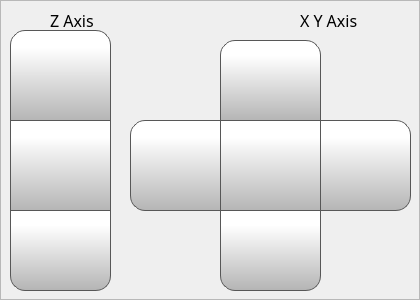
          <widget class="QFrame" name="jogFrame">
           <property name="minimumSize">
            <size>
             <width>0</width>
             <height>300</height>
            </size>
           </property>
           <property name="maximumSize">
            <size>
             <width>16777215</width>
             <height>200</height>
            </size>
           </property>
           <property name="font">
            <font>
             <pointsize>12</pointsize>
            </font>
           </property>
           <property name="frameShape">
            <enum>QFrame::StyledPanel</enum>
           </property>
           <property name="frameShadow">
            <enum>QFrame::Raised</enum>
           </property>
           <widget class="QPushButton" name="robotMoveZPButton">
            <property name="geometry">
             <rect>
              <x>10</x>
              <y>210</y>
              <width>101</width>
              <height>81</height>
             </rect>
            </property>
            <property name="minimumSize">
             <size>
              <width>0</width>
              <height>0</height>
             </size>
            </property>
            <property name="maximumSize">
             <size>
              <width>101</width>
              <height>91</height>
             </size>
            </property>
            <property name="font">
             <font>
              <family>MS Shell Dlg 2</family>
              <pointsize>12</pointsize>
             </font>
            </property>
            <property name="styleSheet">
             <string notr="true">QPushButton {
     border: 1px solid rgb(87, 87, 87);

	background-color: qlineargradient(spread:pad, x1:0, y1:1, x2:0, y2:0.188, stop:0 rgba(180, 180, 180, 255), stop:1 rgba(255, 255, 255, 255));
	border-bottom-left-radius: 15px;
	border-bottom-right-radius: 15px;
}

QPushButton:pressed {
    background-color: qlineargradient(x1: 0, y1: 0, x2: 0, y2: 1,
                                      stop: 0 #dadbde, stop: 1 #f6f7fa);
}

QPushButton:flat {
    border: none; /* no border for a flat push button */
}

QPushButton:default {
    border-color: navy; /* make the default button prominent */
}

QPushButton:focus {
	outline: none;
}</string>
            </property>
            <property name="text">
             <string/>
            </property>
            <property name="icon">
             <iconset resource="../../resources/resource.qrc">
              <normaloff>:/Navigation/img/Navigation/arrows-5.png</normaloff>:/Navigation/img/Navigation/arrows-5.png</iconset>
            </property>
            <property name="iconSize">
             <size>
              <width>40</width>
              <height>40</height>
             </size>
            </property>
            <property name="checkable">
             <bool>false</bool>
            </property>
            <property name="autoDefault">
             <bool>false</bool>
            </property>
            <property name="default">
             <bool>false</bool>
            </property>
            <property name="flat">
             <bool>false</bool>
            </property>
           </widget>
           <widget class="QPushButton" name="robotHomeZButton">
            <property name="geometry">
             <rect>
              <x>10</x>
              <y>120</y>
              <width>101</width>
              <height>91</height>
             </rect>
            </property>
            <property name="minimumSize">
             <size>
              <width>0</width>
              <height>0</height>
             </size>
            </property>
            <property name="maximumSize">
             <size>
              <width>101</width>
              <height>91</height>
             </size>
            </property>
            <property name="font">
             <font>
              <family>MS Shell Dlg 2</family>
              <pointsize>12</pointsize>
             </font>
            </property>
            <property name="styleSheet">
             <string notr="true">QPushButton {
     border: 1px solid rgb(87, 87, 87);

	background-color: qlineargradient(spread:pad, x1:0, y1:1, x2:0, y2:0.188, stop:0 rgba(180, 180, 180, 255), stop:1 rgba(255, 255, 255, 255));
}

QPushButton:pressed {
    background-color: qlineargradient(x1: 0, y1: 0, x2: 0, y2: 1,
                                      stop: 0 #dadbde, stop: 1 #f6f7fa);
}

QPushButton:flat {
    border: none; /* no border for a flat push button */
}

QPushButton:default {
    border-color: navy; /* make the default button prominent */
}

QPushButton:focus {
	outline: none;
}</string>
            </property>
            <property name="text">
             <string/>
            </property>
            <property name="icon">
             <iconset resource="../../resources/resource.qrc">
              <normaloff>:/Icons/img/icons/home-icon-silhouette.png</normaloff>:/Icons/img/icons/home-icon-silhouette.png</iconset>
            </property>
            <property name="iconSize">
             <size>
              <width>40</width>
              <height>40</height>
             </size>
            </property>
            <property name="checkable">
             <bool>false</bool>
            </property>
            <property name="autoDefault">
             <bool>false</bool>
            </property>
            <property name="default">
             <bool>false</bool>
            </property>
            <property name="flat">
             <bool>false</bool>
            </property>
           </widget>
           <widget class="QPushButton" name="robotMoveZMButton">
            <property name="geometry">
             <rect>
              <x>10</x>
              <y>30</y>
              <width>101</width>
              <height>91</height>
             </rect>
            </property>
            <property name="minimumSize">
             <size>
              <width>0</width>
              <height>0</height>
             </size>
            </property>
            <property name="maximumSize">
             <size>
              <width>101</width>
              <height>91</height>
             </size>
            </property>
            <property name="font">
             <font>
              <family>MS Shell Dlg 2</family>
              <pointsize>12</pointsize>
             </font>
            </property>
            <property name="styleSheet">
             <string notr="true">QPushButton {
     border: 1px solid rgb(87, 87, 87);

	background-color: qlineargradient(spread:pad, x1:0, y1:1, x2:0, y2:0.188, stop:0 rgba(180, 180, 180, 255), stop:1 rgba(255, 255, 255, 255));
	border-top-left-radius: 15px;
	border-top-right-radius: 15px;
}

QPushButton:pressed {
    background-color: qlineargradient(x1: 0, y1: 0, x2: 0, y2: 1,
                                      stop: 0 #dadbde, stop: 1 #f6f7fa);
}

QPushButton:flat {
    border: none; /* no border for a flat push button */
}

QPushButton:default {
    border-color: navy; /* make the default button prominent */
}

QPushButton:focus {
	outline: none;
}</string>
            </property>
            <property name="text">
             <string/>
            </property>
            <property name="icon">
             <iconset resource="../../resources/resource.qrc">
              <normaloff>:/Navigation/img/Navigation/arrows.png</normaloff>:/Navigation/img/Navigation/arrows.png</iconset>
            </property>
            <property name="iconSize">
             <size>
              <width>40</width>
              <height>40</height>
             </size>
            </property>
            <property name="checkable">
             <bool>false</bool>
            </property>
            <property name="autoDefault">
             <bool>false</bool>
            </property>
            <property name="default">
             <bool>false</bool>
            </property>
            <property name="flat">
             <bool>false</bool>
            </property>
           </widget>
           <widget class="QLabel" name="fileInfoLabel_9">
            <property name="geometry">
             <rect>
              <x>50</x>
              <y>10</y>
              <width>58</width>
              <height>20</height>
             </rect>
            </property>
            <property name="maximumSize">
             <size>
              <width>16777215</width>
              <height>20</height>
             </size>
            </property>
            <property name="font">
             <font>
              <family>Gotham</family>
              <pointsize>12</pointsize>
              <bold>false</bold>
             </font>
            </property>
            <property name="styleSheet">
             <string notr="true"/>
            </property>
            <property name="text">
             <string>Z Axis</string>
            </property>
           </widget>
           <widget class="QPushButton" name="robotMoveXMButton">
            <property name="geometry">
             <rect>
              <x>220</x>
              <y>40</y>
              <width>101</width>
              <height>81</height>
             </rect>
            </property>
            <property name="minimumSize">
             <size>
              <width>0</width>
              <height>0</height>
             </size>
            </property>
            <property name="maximumSize">
             <size>
              <width>101</width>
              <height>91</height>
             </size>
            </property>
            <property name="font">
             <font>
              <family>MS Shell Dlg 2</family>
              <pointsize>12</pointsize>
             </font>
            </property>
            <property name="styleSheet">
             <string notr="true">QPushButton {
     border: 1px solid rgb(87, 87, 87);

	background-color: qlineargradient(spread:pad, x1:0, y1:1, x2:0, y2:0.188, stop:0 rgba(180, 180, 180, 255), stop:1 rgba(255, 255, 255, 255));
	border-top-left-radius: 15px;
	border-top-right-radius: 15px;
}

QPushButton:pressed {
    background-color: qlineargradient(x1: 0, y1: 0, x2: 0, y2: 1,
                                      stop: 0 #dadbde, stop: 1 #f6f7fa);
}

QPushButton:flat {
    border: none; /* no border for a flat push button */
}

QPushButton:default {
    border-color: navy; /* make the default button prominent */
}

QPushButton:focus {
	outline: none;
}</string>
            </property>
            <property name="text">
             <string/>
            </property>
            <property name="icon">
             <iconset resource="../../resources/resource.qrc">
              <normaloff>:/Navigation/img/Navigation/arrows.png</normaloff>:/Navigation/img/Navigation/arrows.png</iconset>
            </property>
            <property name="iconSize">
             <size>
              <width>40</width>
              <height>40</height>
             </size>
            </property>
            <property name="checkable">
             <bool>false</bool>
            </property>
            <property name="autoDefault">
             <bool>false</bool>
            </property>
            <property name="default">
             <bool>false</bool>
            </property>
            <property name="flat">
             <bool>false</bool>
            </property>
           </widget>
           <widget class="QPushButton" name="robotMoveXPButton">
            <property name="geometry">
             <rect>
              <x>220</x>
              <y>210</y>
              <width>101</width>
              <height>81</height>
             </rect>
            </property>
            <property name="minimumSize">
             <size>
              <width>0</width>
              <height>0</height>
             </size>
            </property>
            <property name="maximumSize">
             <size>
              <width>101</width>
              <height>91</height>
             </size>
            </property>
            <property name="font">
             <font>
              <family>MS Shell Dlg 2</family>
              <pointsize>12</pointsize>
             </font>
            </property>
            <property name="styleSheet">
             <string notr="true">QPushButton {
     border: 1px solid rgb(87, 87, 87);

	background-color: qlineargradient(spread:pad, x1:0, y1:1, x2:0, y2:0.188, stop:0 rgba(180, 180, 180, 255), stop:1 rgba(255, 255, 255, 255));
	border-bottom-left-radius: 15px;
	border-bottom-right-radius: 15px;
}

QPushButton:pressed {
    background-color: qlineargradient(x1: 0, y1: 0, x2: 0, y2: 1,
                                      stop: 0 #dadbde, stop: 1 #f6f7fa);
}

QPushButton:flat {
    border: none; /* no border for a flat push button */
}

QPushButton:default {
    border-color: navy; /* make the default button prominent */
}

QPushButton:focus {
	outline: none;
}</string>
            </property>
            <property name="text">
             <string/>
            </property>
            <property name="icon">
             <iconset resource="../../resources/resource.qrc">
              <normaloff>:/Navigation/img/Navigation/arrows-5.png</normaloff>:/Navigation/img/Navigation/arrows-5.png</iconset>
            </property>
            <property name="iconSize">
             <size>
              <width>40</width>
              <height>40</height>
             </size>
            </property>
            <property name="checkable">
             <bool>false</bool>
            </property>
            <property name="autoDefault">
             <bool>false</bool>
            </property>
            <property name="default">
             <bool>false</bool>
            </property>
            <property name="flat">
             <bool>false</bool>
            </property>
           </widget>
           <widget class="QPushButton" name="robotHomeXYButton">
            <property name="geometry">
             <rect>
              <x>220</x>
              <y>120</y>
              <width>101</width>
              <height>91</height>
             </rect>
            </property>
            <property name="minimumSize">
             <size>
              <width>0</width>
              <height>0</height>
             </size>
            </property>
            <property name="maximumSize">
             <size>
              <width>101</width>
              <height>91</height>
             </size>
            </property>
            <property name="font">
             <font>
              <family>MS Shell Dlg 2</family>
              <pointsize>12</pointsize>
             </font>
            </property>
            <property name="styleSheet">
             <string notr="true">QPushButton {
     border: 1px solid rgb(87, 87, 87);

	background-color: qlineargradient(spread:pad, x1:0, y1:1, x2:0, y2:0.188, stop:0 rgba(180, 180, 180, 255), stop:1 rgba(255, 255, 255, 255));
}

QPushButton:pressed {
    background-color: qlineargradient(x1: 0, y1: 0, x2: 0, y2: 1,
                                      stop: 0 #dadbde, stop: 1 #f6f7fa);
}

QPushButton:flat {
    border: none; /* no border for a flat push button */
}

QPushButton:default {
    border-color: navy; /* make the default button prominent */
}

QPushButton:focus {
	outline: none;
}</string>
            </property>
            <property name="text">
             <string/>
            </property>
            <property name="icon">
             <iconset resource="../../resources/resource.qrc">
              <normaloff>:/Icons/img/icons/home-icon-silhouette.png</normaloff>:/Icons/img/icons/home-icon-silhouette.png</iconset>
            </property>
            <property name="iconSize">
             <size>
              <width>40</width>
              <height>40</height>
             </size>
            </property>
            <property name="checkable">
             <bool>false</bool>
            </property>
            <property name="autoDefault">
             <bool>false</bool>
            </property>
            <property name="default">
             <bool>false</bool>
            </property>
            <property name="flat">
             <bool>false</bool>
            </property>
           </widget>
           <widget class="QLabel" name="feedLabel_4">
            <property name="geometry">
             <rect>
              <x>300</x>
              <y>10</y>
              <width>84</width>
              <height>20</height>
             </rect>
            </property>
            <property name="maximumSize">
             <size>
              <width>16777215</width>
              <height>20</height>
             </size>
            </property>
            <property name="font">
             <font>
              <family>Gotham</family>
              <pointsize>12</pointsize>
              <bold>false</bold>
             </font>
            </property>
            <property name="styleSheet">
             <string notr="true"/>
            </property>
            <property name="text">
             <string>X Y Axis </string>
            </property>
           </widget>
           <widget class="QPushButton" name="robotMoveYPButton">
            <property name="geometry">
             <rect>
              <x>130</x>
              <y>120</y>
              <width>91</width>
              <height>91</height>
             </rect>
            </property>
            <property name="minimumSize">
             <size>
              <width>0</width>
              <height>0</height>
             </size>
            </property>
            <property name="maximumSize">
             <size>
              <width>101</width>
              <height>91</height>
             </size>
            </property>
            <property name="font">
             <font>
              <family>MS Shell Dlg 2</family>
              <pointsize>12</pointsize>
             </font>
            </property>
            <property name="styleSheet">
             <string notr="true">QPushButton {
     border: 1px solid rgb(87, 87, 87);
     transform: rotate(45deg);
	background-color: qlineargradient(spread:pad, x1:0, y1:1, x2:0, y2:0.188, stop:0 rgba(180, 180, 180, 255), stop:1 rgba(255, 255, 255, 255));
	border-top-left-radius: 15px;
	border-bottom-left-radius: 15px;
}

QPushButton:pressed {
    background-color: qlineargradient(x1: 0, y1: 0, x2: 0, y2: 1,
                                      stop: 0 #dadbde, stop: 1 #f6f7fa);
}

QPushButton:flat {
    border: none; /* no border for a flat push button */
}

QPushButton:default {
    border-color: navy; /* make the default button prominent */
}

QPushButton:focus {
	outline: none;
}</string>
            </property>
            <property name="text">
             <string/>
            </property>
            <property name="icon">
             <iconset resource="../../resources/resource.qrc">
              <normaloff>:/Navigation/img/Navigation/arrows-4.png</normaloff>:/Navigation/img/Navigation/arrows-4.png</iconset>
            </property>
            <property name="iconSize">
             <size>
              <width>40</width>
              <height>40</height>
             </size>
            </property>
            <property name="checkable">
             <bool>false</bool>
            </property>
            <property name="autoDefault">
             <bool>false</bool>
            </property>
            <property name="default">
             <bool>false</bool>
            </property>
            <property name="flat">
             <bool>false</bool>
            </property>
           </widget>
           <widget class="QPushButton" name="robotMoveYMButton">
            <property name="geometry">
             <rect>
              <x>320</x>
              <y>120</y>
              <width>91</width>
              <height>91</height>
             </rect>
            </property>
            <property name="minimumSize">
             <size>
              <width>0</width>
              <height>0</height>
             </size>
            </property>
            <property name="maximumSize">
             <size>
              <width>101</width>
              <height>91</height>
             </size>
            </property>
            <property name="font">
             <font>
              <family>MS Shell Dlg 2</family>
              <pointsize>12</pointsize>
             </font>
            </property>
            <property name="styleSheet">
             <string notr="true">QPushButton {
     border: 1px solid rgb(87, 87, 87);

	background-color: qlineargradient(spread:pad, x1:0, y1:1, x2:0, y2:0.188, stop:0 rgba(180, 180, 180, 255), stop:1 rgba(255, 255, 255, 255));
	border-bottom-right-radius: 15px;
	border-top-right-radius: 15px;
}

QPushButton:pressed {
    background-color: qlineargradient(x1: 0, y1: 0, x2: 0, y2: 1,
                                      stop: 0 #dadbde, stop: 1 #f6f7fa);
}

QPushButton:flat {
    border: none; /* no border for a flat push button */
}

QPushButton:default {
    border-color: navy; /* make the default button prominent */
}

QPushButton:focus {
	outline: none;
}</string>
            </property>
            <property name="text">
             <string/>
            </property>
            <property name="icon">
             <iconset resource="../../resources/resource.qrc">
              <normaloff>:/Navigation/img/Navigation/arrows-2.png</normaloff>:/Navigation/img/Navigation/arrows-2.png</iconset>
            </property>
            <property name="iconSize">
             <size>
              <width>40</width>
              <height>40</height>
             </size>
            </property>
            <property name="checkable">
             <bool>false</bool>
            </property>
            <property name="autoDefault">
             <bool>false</bool>
            </property>
            <property name="default">
             <bool>false</bool>
            </property>
            <property name="flat">
             <bool>false</bool>
            </property>
           </widget>
          </widget>
